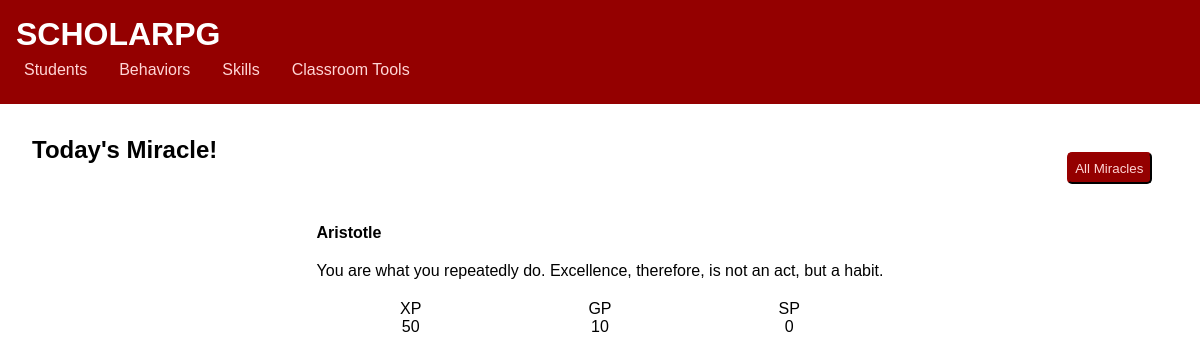
The app's page /view_miracle/ with its own data.
### student_hub/models.py (models this page shows)
class Miracles(models.Model):
    title = models.CharField(max_length=100)
    desc = models.CharField(max_length=500)
    sp = models.IntegerField(default=0)
    xp = models.IntegerField(default=0)
    gp = models.IntegerField(default=0)
    class Meta:
        db_table = "miracles"

### scholarpg/views.py (the view)
# urls.py: path('view_miracle/', views.view_miracle),
def view_miracle(req):
    if Miracles.objects.exists():
        allStudents = Student.objects.all()
        noOfMiracles = Miracles.objects.count()
        miracles = Miracles.objects.all()
        if Miracles.objects.count() == 1:
            miracle = miracles[0]
        else:
            upperLimit = noOfMiracles-1
            randomNumber = random.choices(range(0,upperLimit ), k=1)[0]
            miracle = miracles[randomNumber]
        if miracle.sp > 0:
            for student in allStudents:
                student.sp += miracle.sp
                if student.sp > student.maxSP:
                    student.sp = student.maxSP
                student.save()
        if miracle.xp > 0:
            for student in allStudents:
                student.xp += miracle.xp
                student.save()
        if miracle.gp > 0:
            for student in allStudents:
                student.gp += miracle.gp
                student.save()
        context = {'miracle': miracle}
        return render(req, 'roll_miracle.html', context)
    else:
        return render(req, 'view_miracles.html')

### student_hub/models.py (called while the page is built)
    def save(self, *args, **kwargs):
        if math.ceil(self.xp/1500)<1:
            self.level = 1
        else:
            self.level = math.ceil(self.xp/1500)
        if self.level < 10:
            self.maxSP = 5
        elif self.level < 20:
            self.maxSP = 6
        elif self.level < 30:
            self.maxSP = 7
        elif self.level < 40:
            self.maxSP = 8
        elif self.level < 50:
            self.maxSP = 9
        else:
            self.maxSP = 10
        super().save(*args, **kwargs)

### templates/roll_miracle.html (shortened to what this page needs)
{% extends "main_template.html" %}
{% block content %}
<div class="headline-div">
    <h2>Today's Miracle!</h2>
    <form class="form-button" action="/view_miracles">
        <button type="submit">All Miracles</button>
    </form>
</div>
<div class="random-event">
<p class="card-title">{{miracle.title}}</p>
<p>{{miracle.desc}}</p>
<div class="card-pieces">
    <div>
        <p>XP</p>
        <p>{{miracle.xp}}</p>
    </div>
    <div>
        <p>GP</p>
        <p> {{miracle.gp}}</p>
    </div>
    <div>
        <p>SP</p>
        <p> {{miracle.sp}}</p>
    </div>
</div>
</div>
{% endblock %}

### static/css/main.css (style rules this page uses)
* { margin: 0; padding: 0; box-sizing: border-box; }
body { min-height: 100vh; display: grid; grid-template-rows: 120px 1fr; font-family: Arial, Helvetica, sans-serif; }
.headline-div { display: flex; justify-content: space-between; width: 100%; }
form { max-width: 500px; display: grid; grid-template-columns: 1fr 2fr; padding: 1em; justify-self: center; }
form input, label, select, button, textarea { margin-bottom: 1em; padding: .5em; }
form button { background-color: #940000; color: #ffd5d5; border-radius: 5px; border-color: #450000; grid-column-start: 1; grid-column-end: 3; }
.card-title { font-weight: bold; }
.card-pieces { display: flex; flex-wrap: nowrap; justify-content: space-around; text-align: center; padding: 10px; }
.random-event>* { padding: 10px; max-width: 700px; }

### records on screen
Miracles: title "Aristotle", desc "You are what you repeatedly do. Excellence, therefore, is not an act, but a habit.", xp "50", gp "10", sp "0"
